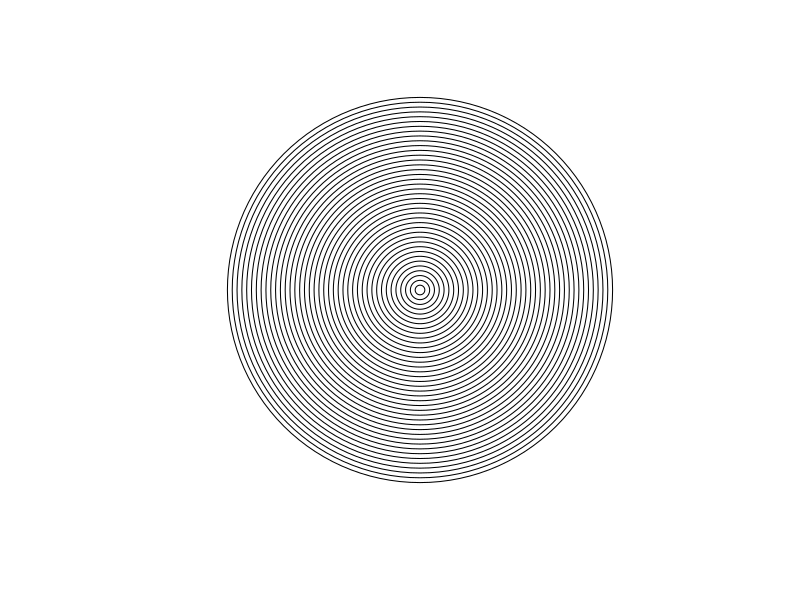

Write R code to recreate this figure.
library(sf)

(p1 = st_point(c(1,2)))

test <- lapply(1:40, function(x) st_buffer(p1, x))
test <- st_multipolygon(test)
plot(test)
